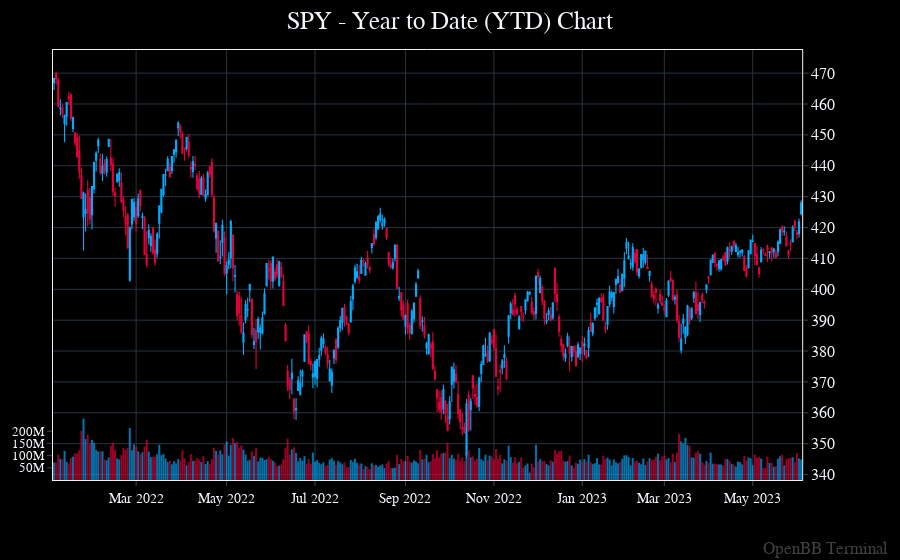

The notebook cell saved with this chart:
### Code cell
openbb.stocks.candle(
    data = spy_daily,
    asset_type = 'SPY - Year to Date (YTD) Chart',
    symbol = ''
)

### Figure 1 — Plotly figure (JSON) as saved in the notebook; plotly's stock layout.template omitted (floating-point values rounded to 4 significant figures; data arrays with more than 128 entries replaced by an {"elided": "..."} marker saying what was removed)
{"data": [{"close": {"elided": "356 float values"}, "decreasing": {"line": {"width": 1.1}}, "high": {"elided": "356 float values"}, "increasing": {"line": {"width": 1.1}}, "low": {"elided": "356 float values"}, "name": "SPY - Year to Date (YTD) Chart  OHLC", "open": {"elided": "356 float values"}, "showlegend": false, "type": "candlestick", "x": {"elided": "356 str values"}, "xaxis": "x", "yaxis": "y"}, {"marker": {"color": {"elided": "356 str values"}, "line": {"width": 0.15}}, "name": "Volume", "opacity": 0.7, "type": "bar", "x": {"elided": "356 str values"}, "xaxis": "x", "xhoverformat": "%Y-%m-%d", "y": {"elided": "356 int values"}, "yaxis": "y2"}], "layout": {"annotations": [{"font": {"color": "gray", "size": 17}, "opacity": 0.5, "text": "OpenBB Terminal", "x": 1, "xanchor": "right", "xref": "paper", "xshift": 40, "y": 0, "yanchor": "bottom", "yref": "paper", "yshift": -80}], "bargap": 0, "bargroupgap": 0, "barmode": "overlay", "hoverdistance": 2, "legend": {"groupclick": "toggleitem", "orientation": "v", "tracegroupgap": 133.3}, "margin": {"b": 80, "l": 40, "r": 50, "t": 50}, "modebar": {"activecolor": "#d1030d", "bgcolor": "#2A2A2A", "color": "#FFFFFF", "orientation": "v"}, "newshape": {"line": {"color": "gold"}}, "showlegend": false, "spikedistance": 2, "title": {"text": "SPY - Year to Date (YTD) Chart ", "x": 0.5, "xanchor": "center", "y": 0.98, "yanchor": "top"}, "xaxis": {"anchor": "y", "domain": [0, 0.94], "matches": "x3", "rangebreaks": [{"bounds": ["sat", "mon"]}, {"values": ["2023-01-16T00:00:00", "2023-01-02T00:00:00", "2022-01-17T00:00:00", "2022-12-26T00:00:00", "2023-02-20T00:00:00", "2022-04-15T00:00:00", "2022-02-21T00:00:00", "2023-04-07T00:00:00", "2022-06-20T00:00:00", "2022-11-24T00:00:00", "2022-09-05T00:00:00", "2022-07-04T00:00:00", "2022-05-30T00:00:00", "2023-05-29T00:00:00"]}], "showticklabels": true}, "yaxis": {"anchor": "x", "automargin": true, "autorange": true, "domain": [0, 1], "fixedrange": false, "layer": "above traces", "nticks": 15, "side": "right", "tickfont": {"size": 16}, "type": "linear"}, "yaxis2": {"anchor": "x", "fixedrange": true, "nticks": 10, "overlaying": "y", "range": [0, 1762487300], "showgrid": false, "showline": false, "side": "left", "tickfont": {"size": 13}, "tickvals": [50000000, 100000000, 150000000, 200000000], "zeroline": false}}}
